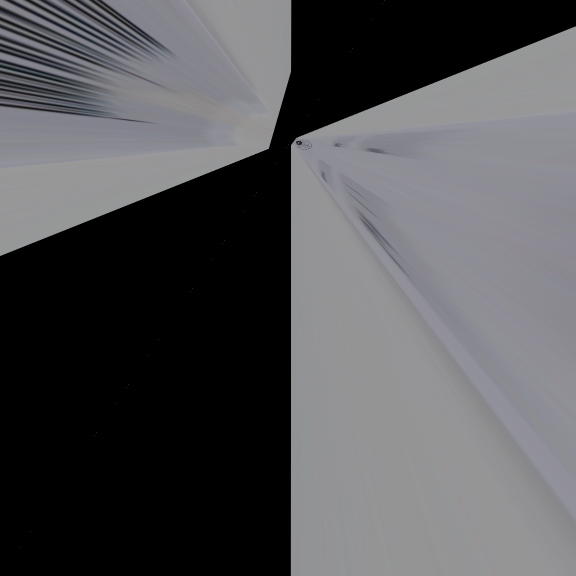
#> input picture aligned.jpg, 1151 x 1151 px, given in place of the camera (shown at 1/2 size)
$ python back_sub.py
#> lines starting #> are read from the running program, lines starting #| are printed output that depends on the picture
import numpy as np
import cv2

cap = cv2.VideoCapture(2)
cap.set(3, 640)
cap.set(4, 480)
fgbg = cv2.bgsegm.createBackgroundSubtractorMOG()

def letterbox(image, size):
    ih, iw, ic = image.shape
    w, h = size
    scale = min(w/iw, h/ih)
    nw = int(iw*scale)
    nh = int(ih*scale)
    image = cv2.resize(image, (nw, nh))
    return image


lower = [0,50, 0]
upper = [60, 255, 60]
lower = np.array(lower, dtype="uint8")
upper = np.array(upper, dtype="uint8")


sm = 0
count = 0
mx = 0
mn = 999999999
while(1):
    ret, frame = cap.read()
#> frame is the input picture: shape (1151, 1151, 3); mean B, G, R 85.6, 83.1, 83
    mask = cv2.inRange(frame, lower, upper)
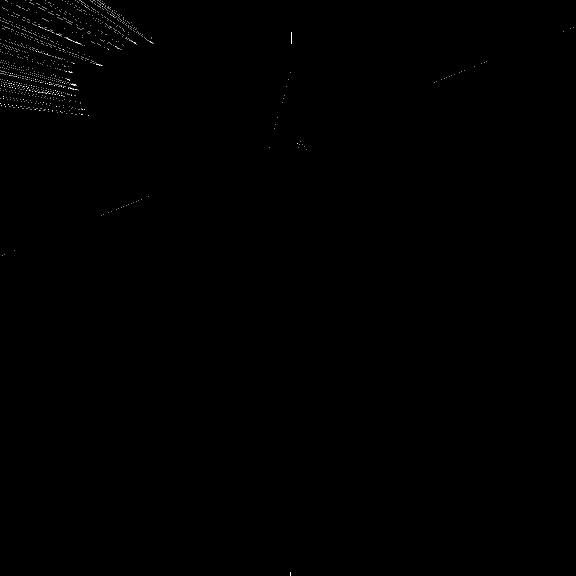
#> mask: shape (1151, 1151) (shown at 1/2 size); 0.12% white in thin lines or dots
    ouput = cv2.bitwise_and(frame, frame, mask=mask)

    h, w, c = frame.shape
#> h = 1151; w = 1151; c = 3
    frame = letterbox(frame, (640, 480))
#> in letterbox, `image = cv2.resize(image, (nw, nh))`:
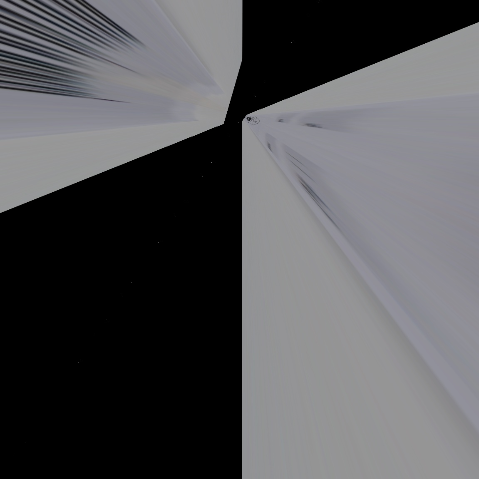
#> image: shape (479, 479, 3); mean of channels 0, 1, 2 85.6, 83.1, 83; drawn as B, G, R
    fgmask = fgbg.apply(frame)
#> fgmask: shape (479, 479); every value is 0
    avg = cv2.mean(fgmask)[0]
#> avg = 0
    avg_thershold = 1
    #print("AVG:",  avg)
    # print(fgmask)
    if avg < avg_thershold:
        #erode = cv2.erode(fgmask, np.ones((2,2), np.uint8), iterations=1)
        #dilate = cv2.dilate(erode, np.ones((3,3), np.uint8), iterations=1)

        contours, hierarchy = cv2.findContours(fgmask, cv2.RETR_TREE, cv2.CHAIN_APPROX_SIMPLE)
#> contours = []
        if contours:
            contours = sorted(contours, key = lambda x: cv2.contourArea(x), reverse=True)
            cnt = contours[0]
            area = cv2.contourArea(cnt)
            sm += area
            if area > mx:
                mx = area
            if area < mn:
                mn = area
            count += 1
            if area > 10:
                cont = cv2.drawContours(cv2.cvtColor(fgmask, cv2.COLOR_GRAY2BGR), [cnt], 0, (0,255,0), 3)
                cv2.imshow("cont", cont)
            print(area)


    # [22 lines of commented-out code are left out]

    cv2.imshow('frame', frame)
    cv2.imshow('fgmask', fgmask)
    #cv2.imshow('dil1', erode)
    #cv2.imshow("color", mask)
    #cv2.imshow('cont', cont)


    k = cv2.waitKey(30) & 0xff
#> (key Esc is pressed here)
    if k == 27:
        break

#> (the run stopped early here; a loop or call above may not have finished)
